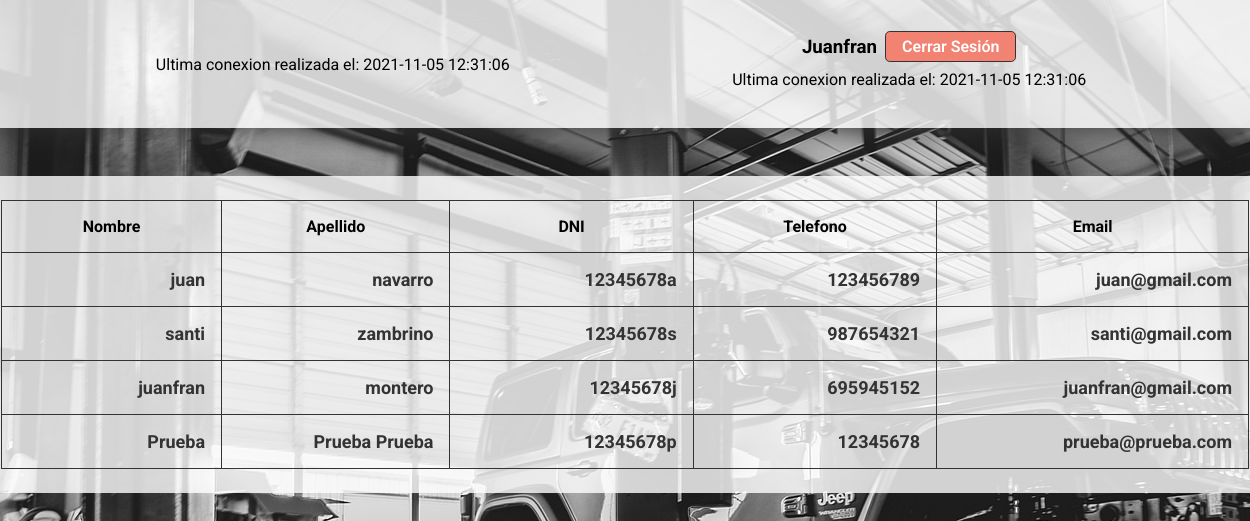
Screenshot of /Login/lista_Admin.php (signed in) with the database file from the repository.
### tables this page shows
CREATE TABLE `lista_usuario` (
  `id_usuario` int(11) NOT NULL,
  `nombre` varchar(20) NOT NULL,
  `apellidos` varchar(30) NOT NULL,
  `dni` varchar(9) NOT NULL,
  `telefono` int(9) NOT NULL,
  `email` varchar(40) NOT NULL,
  `contrasena` varchar(50) DEFAULT NULL,
  `id_admin` int(1) DEFAULT NULL
);

### biblioteca/funcionesZamoen.php (called while the page is built, shortened)
<?php
    function datosNombre($conn, $dni){
        $sqlName = "SELECT nombre FROM lista_usuario WHERE dni = '$dni'";
        $resultName = mysqli_query($conn, $sqlName);
        if ($resultName === false) {
            echo mysqli_error($conn);
        } else {
            $info = mysqli_fetch_array($resultName);
            $name = $info['nombre'];
            return $name;
        }
    }
?>

### Login/lista_Admin.php (the view, shortened to what this page needs)
<!DOCTYPE html>
<html lang="es">
<head>
    <link rel="stylesheet" href="../styles/styleHeader.css" />
    <link rel="stylesheet" href="../styles/styleLista_Admin.css">
</head>
<body>
    <?php
    include "../biblioteca/funcionesZamoen.php";
            $conn = Conexion();
    $dni = $_SESSION['dni'];
    $name = datosNombre($conn, $dni);
    ?>
    <div class="outer-container">
            <header id="cabecera">
            <div class="vacio">
            <p><?php echo 'Ultima conexion realizada el: ' . $_COOKIE[$_SESSION['dni'] .'Cookie']; ?></p>
            </div>
            <div class="container-info-header">
                <div class="info-usu">
                    <h3><?php echo ucfirst($name); ?></h3>
                        <a id="btn-logOut" href="../Login/logOut.php">Cerrar Sesión</a>
                </div>
                <div class="cookies">
                    <p><?php echo 'Ultima conexion realizada el: '.$_COOKIE[$_SESSION['dni'].'Cookie']; ?></p>
                </div>
                </div>
            </header>
        <?php
        $sqlFirst =  "SELECT nombre, apellidos, dni, telefono, email
                            FROM lista_usuario";
        $results = mysqli_query($conn, $sqlFirst);
        if ($results === false) {
                echo mysqli_error($conn);
        }
        else {
             ?>
            <div class="container-form">
                <table name="infoUsuarios" id="infoUsuarios">
                    <th>Nombre</th>
                    <th>Apellido</th>
                    <th>DNI</th>
                    <th>Telefono</th>
                    <th>Email</th>
                    <tr>
                    <?php
                foreach ($results as $valor) {
                    ?>
                    <tr>
                    <?php
                    foreach ($valor as $k) {
                        ?>
                        <td><a href="../Vehiculos/vehiculo.php?dni=<?php echo $valor['dni'];?>"><?php  echo $k ; ?></a></td>
                        <?php
                    }
                    ?>
                    </tr>
                    <?php
                }
                    ?>
                    </tr>
                </table>
            </div>
            <?php
         }
    ?>
                    </div>
</body>
</html>

### styles/styleHeader.css (style rules this page uses)
* { margin: 0; padding: 0; box-sizing: border-box; font-family: 'Roboto', sans-serif; }
body { background-image: url('../img/fondo-taller.jpg'); background-repeat: no-repeat; background-size: auto; }
.outer-container { width: 100vw; height: 100vh; }
#cabecera { position: fixed; top: 0; left: 0; width: 100%; height: 8rem; background-color: rgb(255, 255, 255, .8); display: flex; justify-content: space-evenly; align-items: center; box-shadow: 5px 0 30px #333; }
.vacio, .info-usu { flex-basis: 33%; }
.container-info-header { display: flex; justify-content: flex-end; align-items: center; flex-direction: column; }
.info-usu { display: flex; justify-content: flex-end; align-items: center; }
#btn-logOut, #btn-Panel { margin-left: .5rem; padding: .3rem 1rem; color: #fff; border-radius: .3rem; border: 1px solid #333; font-weight: 600; cursor: pointer; text-decoration: none; }
#btn-logOut { background-color: #F28271; }
.cookies { display: flex; flex-direction: column; font-size: 1rem; padding: .5rem; width: 100%; }

### styles/styleLista_Admin.css (style rules this page uses)
* { margin: 0; padding: 0; box-sizing: border-box; font-family: 'Roboto', sans-serif; }
a { text-decoration: none; color: #333; }
.outer-container { display: flex; justify-content: flex-start; align-items: center; flex-direction: column; width: 100vw; height: 100vh; margin-top: 5rem; }
#infoUsuarios { margin-top: 6rem; width: 80rem; background-color: rgb(255, 255, 255, .8); display: flex; justify-content: center; align-items: center; border-radius: .4rem; padding: 1.5rem 1rem; border-collapse: collapse; }
#infoUsuarios th { padding: 1rem; font-size: 1rem; font-weight: bold; border: 1px solid #333; text-align: center; }
#infoUsuarios tr { cursor: pointer; text-align: right; }
#infoUsuarios td { padding: 1rem; font-size: 1.125rem; border: 1px solid #333; font-weight: bolder; width: 80rem; }

### rows the page displays
lista_usuario: nombre "Juanfran", nombre "juanfran", apellidos "montero", dni "12345678j", telefono "695945152", email "juanfran@gmail.com"
lista_usuario: nombre "juan", apellidos "navarro", dni "12345678a", telefono "123456789", email "juan@gmail.com"
lista_usuario: nombre "santi", apellidos "zambrino", dni "12345678s", telefono "987654321", email "santi@gmail.com"
lista_usuario: nombre "Prueba", apellidos "Prueba Prueba", dni "12345678p", telefono "12345678", email "prueba@prueba.com"

### other values shown
$_COOKIE[$_SESSION['dni'] .'Cookie'] "2021-11-05 12:31:06"
$_COOKIE[$_SESSION['dni'].'Cookie'] "2021-11-05 12:31:06"
